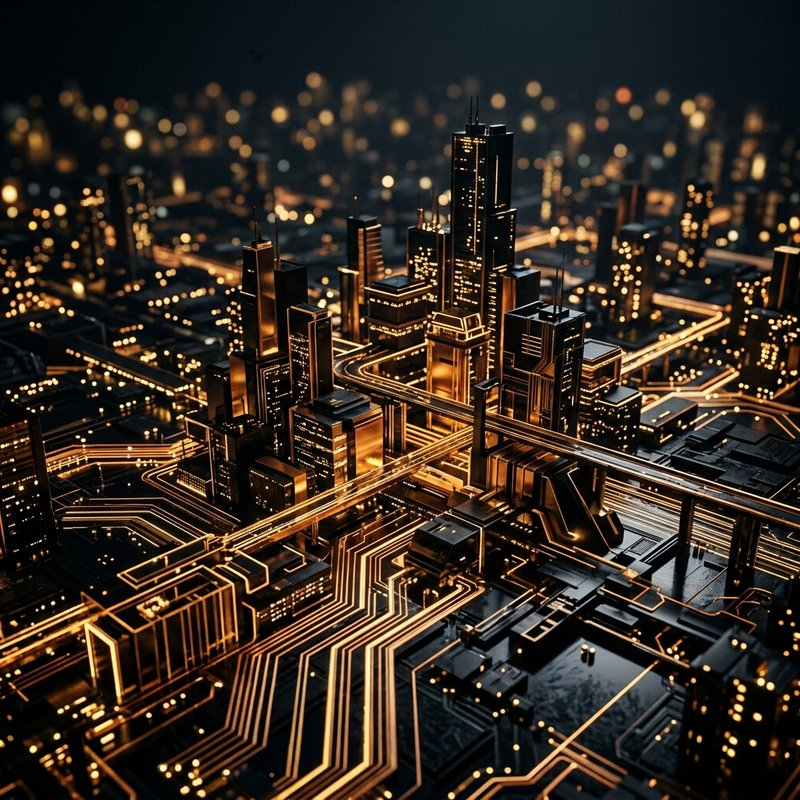
#> input picture assets/bento_side_opt.jpg, 800 x 800 px
$ python remove_bg.py bento_side_opt.jpg
#> lines starting #> are read from the running program, lines starting #| are printed output that depends on the picture; after the words box and inside, x2 and y2 are one past the last pixel; in counts of white or black regions, pixels touching at a corner belong together
"""
Remove the dark navy background from the Codify AI logo.
Saves the result as assets/codify_logo.png (transparent BG).
"""
from PIL import Image
import numpy as np
import sys, os

# Accept input path as argument; default to the original file
input_path = sys.argv[1] if len(sys.argv) > 1 else "assets/codify_logo_original.png"
output_path = "assets/codify_logo.png"

img = Image.open(input_path).convert("RGBA")
data = np.array(img, dtype=float)

r, g, b, a = data[:,:,0], data[:,:,1], data[:,:,2], data[:,:,3]
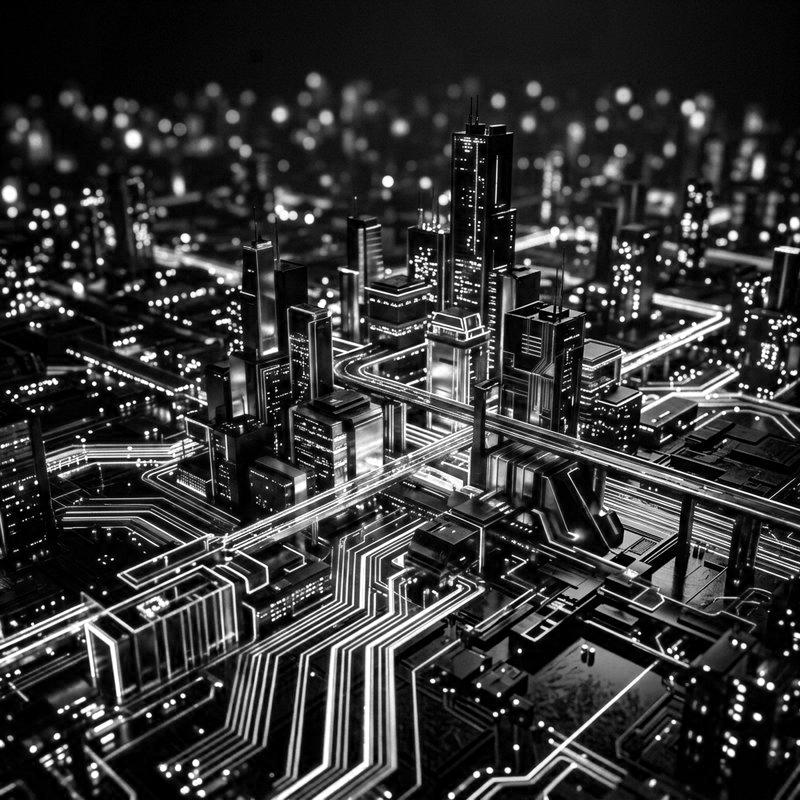
#> r: shape (800, 800) float64; min 0, max 255, mean 53.6
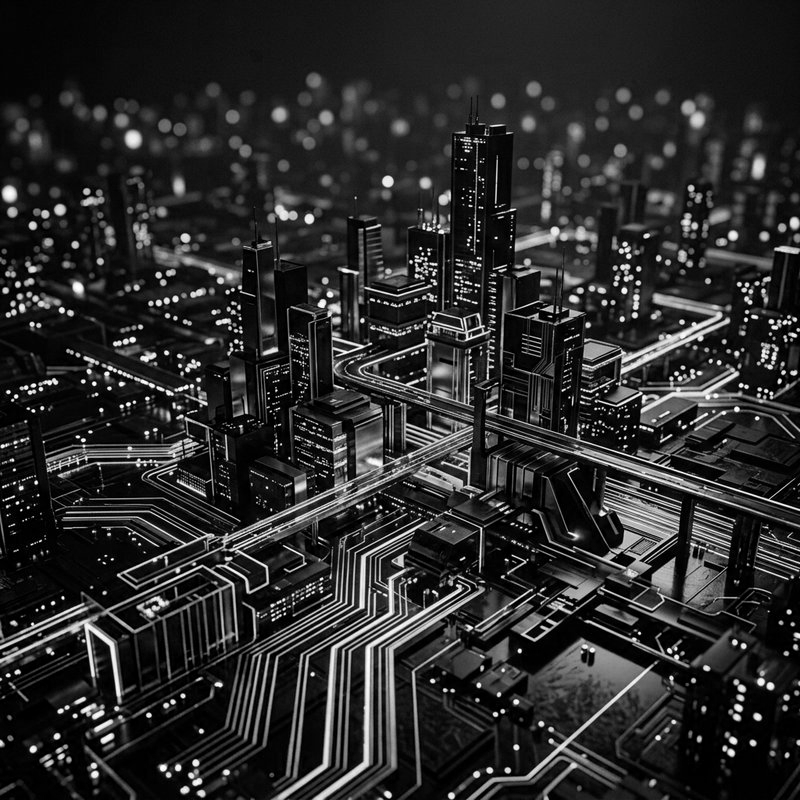
#> g: shape (800, 800) float64; min 0, max 255, mean 43
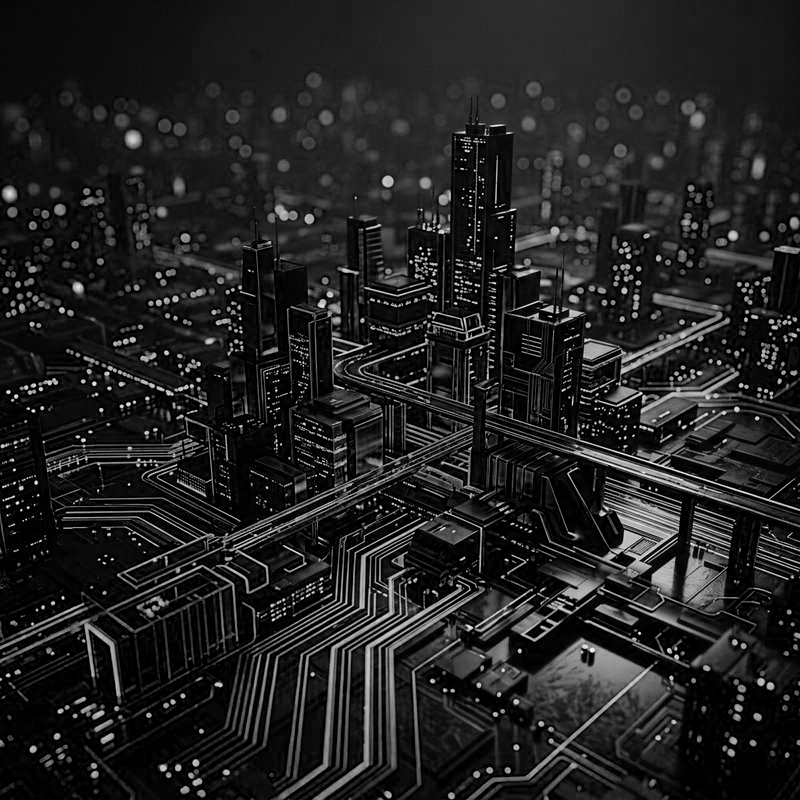
#> b: shape (800, 800) float64; min 0, max 255, mean 33.8
#> a: shape (800, 800) float64; every value is 255

# The background is a dark navy/charcoal: approximately #1a2035 to #232a42
# We'll mask pixels that are dark AND low-saturation (background-like)
brightness = (r + g + b) / 3.0
max_ch = np.maximum(np.maximum(r, g), b)
min_ch = np.minimum(np.minimum(r, g), b)
saturation = np.where(max_ch > 0, (max_ch - min_ch) / max_ch, 0)
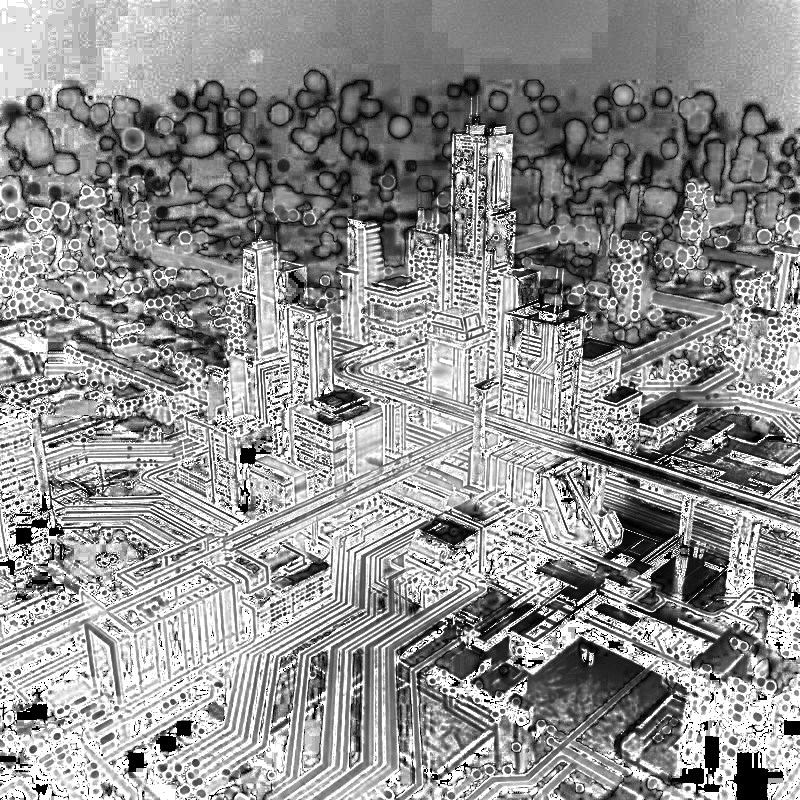
#> saturation: shape (800, 800) float64; min 0, max 1, mean 0.573

# Background = dark (brightness < 70) AND low saturation (< 0.35)
# The neon logo lines are bright and saturated, so they survive
bg_mask = (brightness < 72) & (saturation < 0.38)
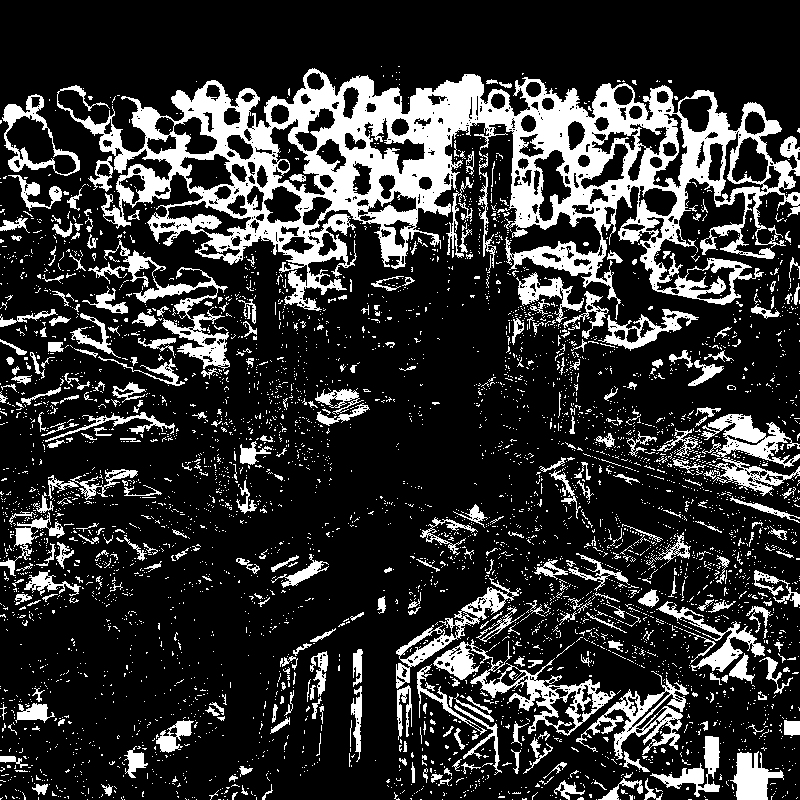
#> bg_mask: shape (800, 800) bool; 19.9% white; 4699 white regions (4335 under 20 px), largest, box (x1, y1, x2, y2) and area: (57, 68, 800, 320) 59034, (433, 639, 616, 736) 3610, (701, 414, 800, 496) 3228

# Soft edge: feather pixels near the boundary (brightness 45-85, sat < 0.5)
feather_mask = (brightness < 85) & (brightness >= 45) & (saturation < 0.5) & bg_mask
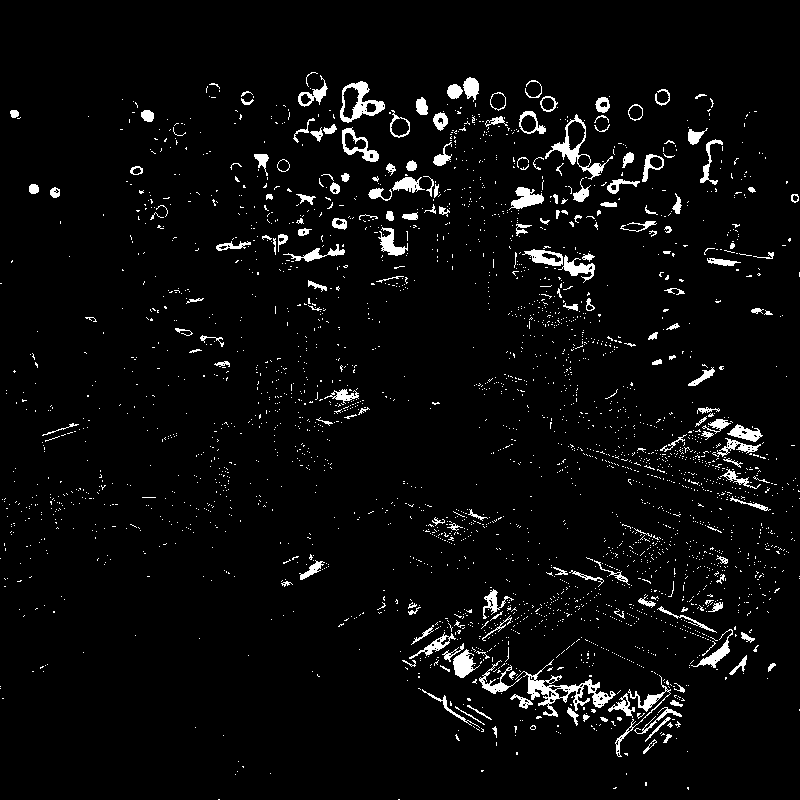
#> feather_mask: shape (800, 800) bool; 4% white; 2903 white regions (2717 under 20 px), largest, box (x1, y1, x2, y2) and area: (515, 659, 616, 717) 1239, (545, 114, 613, 180) 716, (340, 81, 385, 123) 694
data[:,:,3] = np.where(bg_mask, 0, 255)
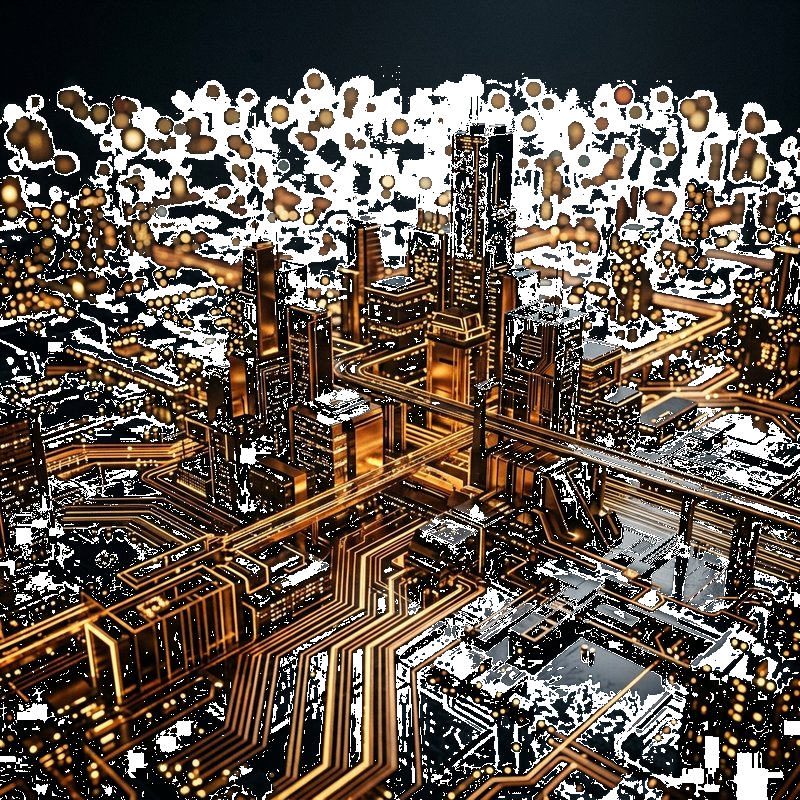
#> data: shape (800, 800, 4) float64; mean R, G, B, A 53.6, 43, 33.8, 204.2; transparent parts drawn white
#> (the run stopped early here; a loop or call above may not have finished)

$ run again, on assets/carousel_2_opt.jpg
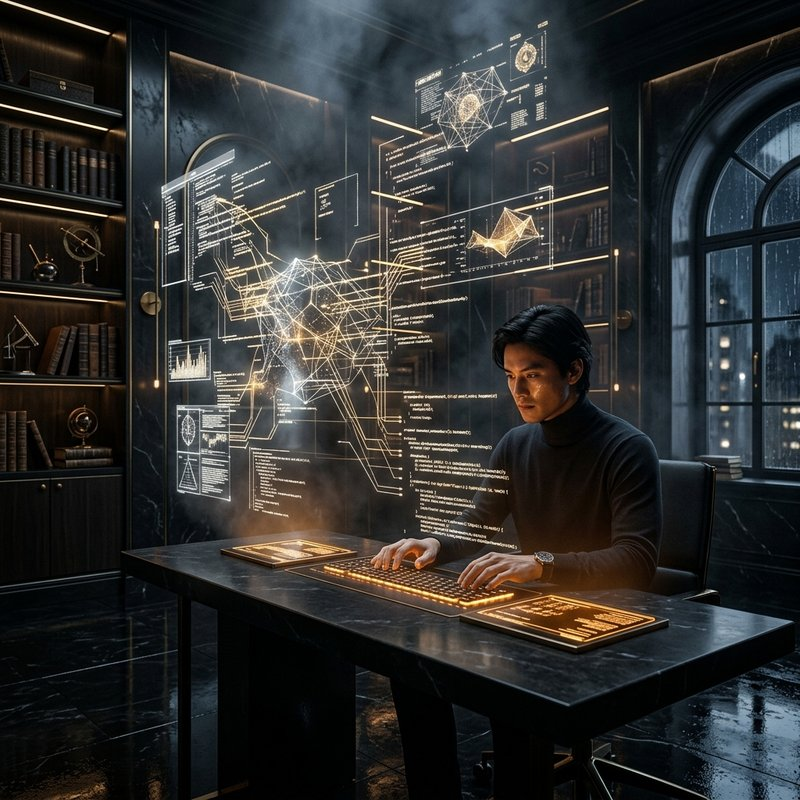
#> input picture assets/carousel_2_opt.jpg, 800 x 800 px
#> a: shape (800, 800) float64; every value is 255
#> `bg_mask = (brightness < 72) & (saturation < 0.38)`:
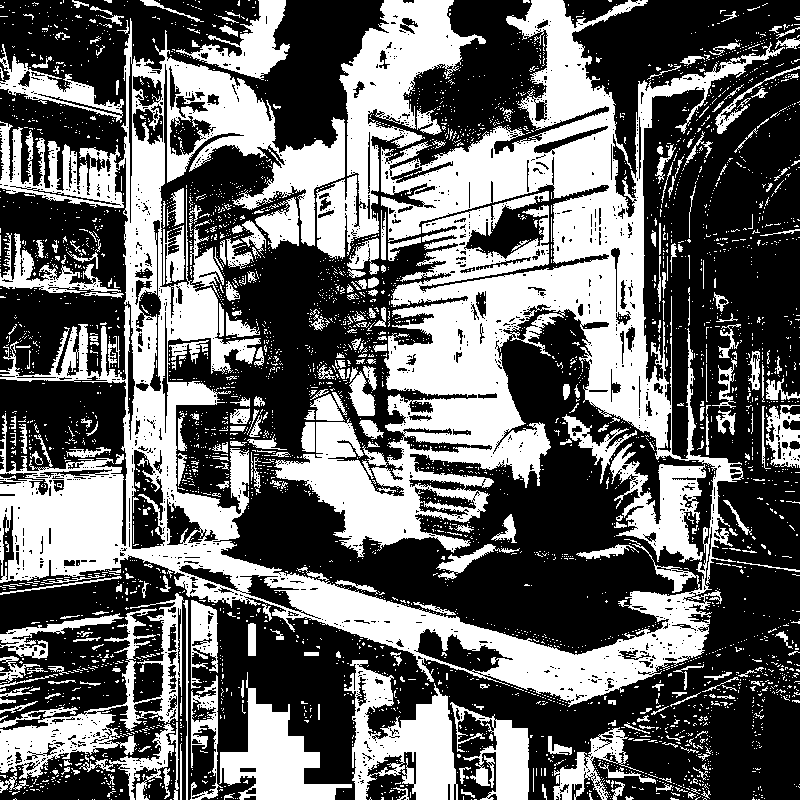
#> bg_mask: shape (800, 800) bool; 40.2% white; 3962 white regions (3623 under 20 px), largest, box (x1, y1, x2, y2) and area: (0, 0, 785, 707) 155214, (316, 0, 486, 259) 14510, (344, 660, 458, 800) 8064
#> feather_mask: shape (800, 800) bool; 17.4% white; 4280 white regions (3962 under 20 px), largest, box (x1, y1, x2, y2) and area: (316, 0, 486, 259) 13931, (381, 112, 608, 240) 9874, (167, 71, 345, 246) 8820
#> `data[:,:,3] = np.where(bg_mask, 0, 255)`:
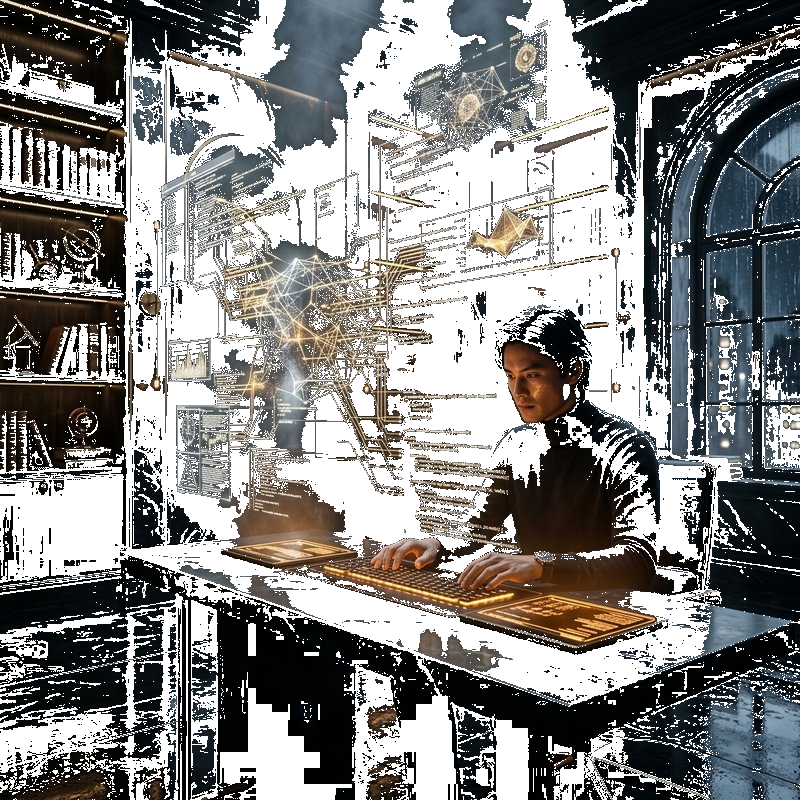
#> data: shape (800, 800, 4) float64; mean R, G, B, A 47.1, 47.8, 47, 152.4; transparent parts drawn white

$ run again, on assets/carousel_3_opt.jpg
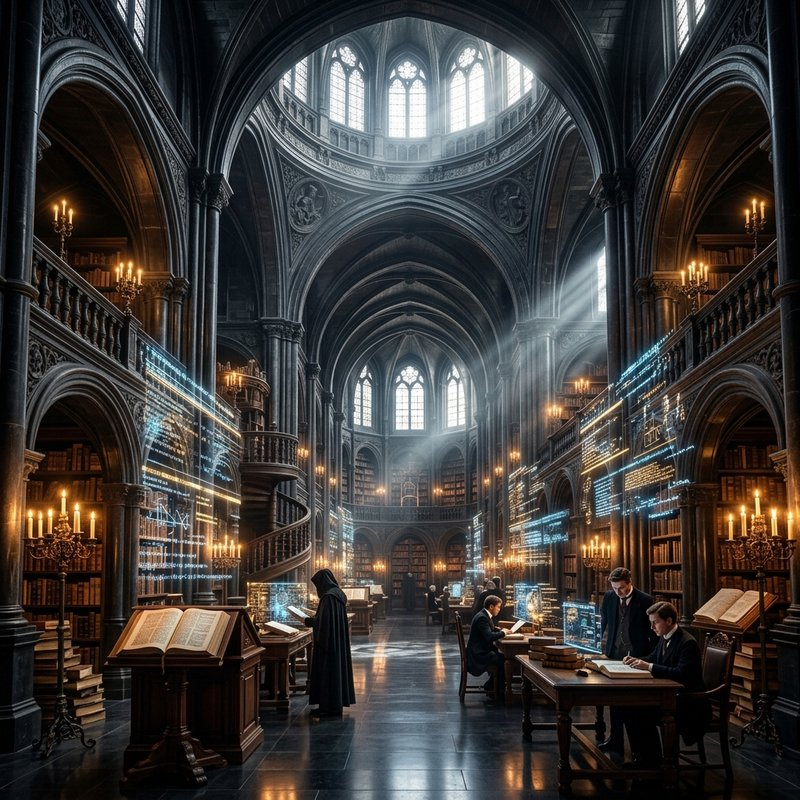
#> input picture assets/carousel_3_opt.jpg, 800 x 800 px
#> a: shape (800, 800) float64; every value is 255
#> `bg_mask = (brightness < 72) & (saturation < 0.38)`:
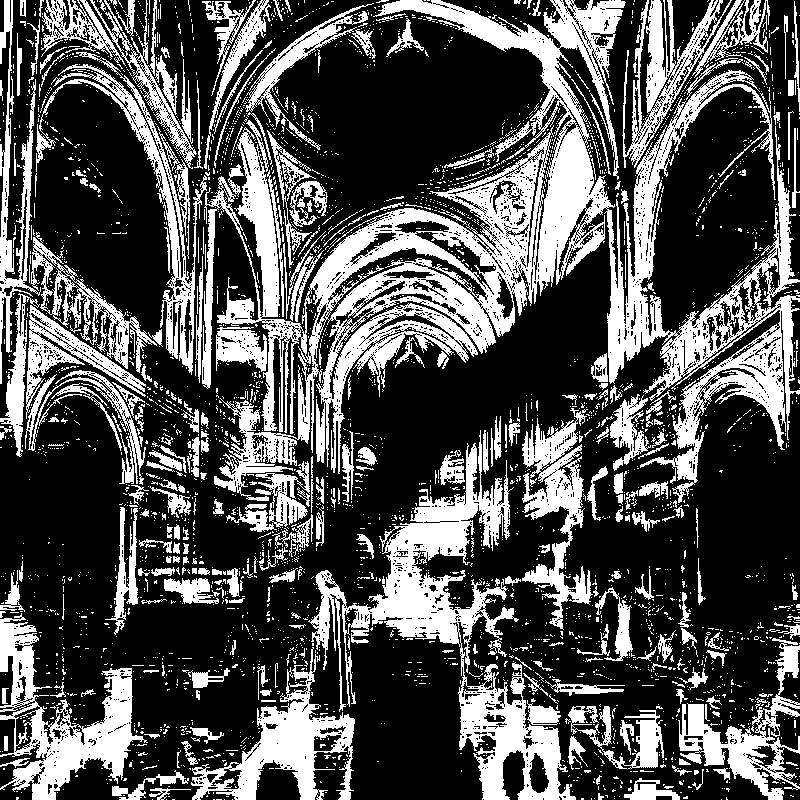
#> bg_mask: shape (800, 800) bool; 32% white; 3557 white regions (3240 under 20 px), largest, box (x1, y1, x2, y2) and area: (202, 0, 800, 503) 72170, (308, 430, 576, 800) 21004, (0, 613, 148, 800) 9385
#> feather_mask: shape (800, 800) bool; 12.6% white in thin lines or dots
#> `data[:,:,3] = np.where(bg_mask, 0, 255)`:
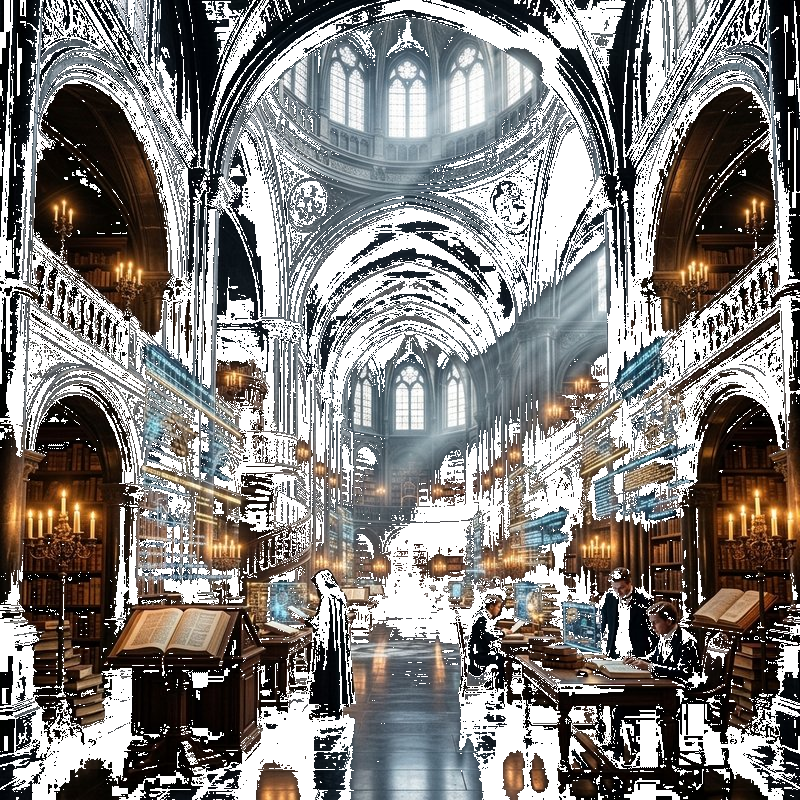
#> data: shape (800, 800, 4) float64; mean R, G, B, A 61.4, 58.4, 56.5, 173.5; transparent parts drawn white
